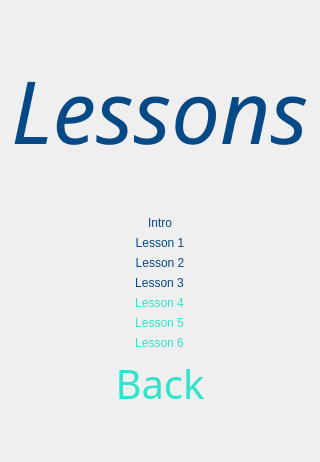
      <widget class="QWidget" name="lessonsPage">
       <property name="styleSheet">
        <string notr="true">#label_2{
	color:rgb(5, 73, 135);
	font: 87 italic 65pt &quot;Segoe UI Black&quot;;
}

#introLessonButton {
    background-color: Transparent;
    background-repeat:no-repeat;
    border: none;
    cursor:pointer;
    overflow: hidden;
    outline:none;
	font: 87 30pt &quot;Segoe UI Black&quot;;
	color:rgb(5, 73, 135);
}

#introLessonButton:hover{
    background-color: Transparent;
    background-repeat:no-repeat;
    border: none;
    cursor:pointer;
    overflow: hidden;
    outline:none;
	color:rgb(250, 204, 46);
	font: 87 30pt &quot;Segoe UI Black&quot;;
	text-shadow: 10px 0 0;
}

#lesson1Button {
    background-color: Transparent;
    background-repeat:no-repeat;
    border: none;
    cursor:pointer;
    overflow: hidden;
    outline:none;
	font: 87 30pt &quot;Segoe UI Black&quot;;
	color:rgb(5, 73, 135);
	text-shadow: 1px 0 0;
}

#lesson1Button:hover{
    background-color: Transparent;
    background-repeat:no-repeat;
    border: none;
    cursor:pointer;
    overflow: hidden;
    outline:none;
	color:rgb(250, 204, 46);
	font: 87 30pt &quot;Segoe UI Black&quot;;
	text-shadow: 1px 0 0;
}

#lesson2Button {
    background-color: Transparent;
    background-repeat:no-repeat;
    border: none;
    cursor:pointer;
    overflow: hidden;
    outline:none;
	font: 87 30pt &quot;Segoe UI Black&quot;;
	color:rgb(5, 73, 135);
	text-shadow: 1px 0 0;
}

#lesson2Button:hover{
    background-color: Transparent;
    background-repeat:no-repeat;
    border: none;
    cursor:pointer;
    overflow: hidden;
    outline:none;
	color:rgb(250, 204, 46);
	font: 87 30pt &quot;Segoe UI Black&quot;;
	text-shadow: 1px 0 0;
}

#lesson3Button {
    background-color: Transparent;
    background-repeat:no-repeat;
    border: none;
    cursor:pointer;
    overflow: hidden;
    outline:none;
	font: 87 30pt &quot;Segoe UI Black&quot;;
	color:rgb(5, 73, 135);
	text-shadow: 1px 0 0;
}

#lesson3Button:hover{
    background-color: Transparent;
    background-repeat:no-repeat;
    border: none;
    cursor:pointer;
    overflow: hidden;
    outline:none;
	color:rgb(250, 204, 46);
	font: 87 30pt &quot;Segoe UI Black&quot;;
	text-shadow: 1px 0 0;
}

#lesson4Button {
    background-color: Transparent;
    background-repeat:no-repeat;
    border: none;
    cursor:pointer;
    overflow: hidden;
    outline:none;
	font: 87 30pt &quot;Segoe UI Black&quot;;
	color:rgb(48, 227, 202);
	text-shadow: 1px 0 0;
}

#lesson4Button:hover{
    background-color: Transparent;
    background-repeat:no-repeat;
    border: none;
    cursor:pointer;
    overflow: hidden;
    outline:none;
	color:rgb(250, 204, 46);
	font: 87 30pt &quot;Segoe UI Black&quot;;
	text-shadow: 1px 0 0;
}

#lesson5Button {
    background-color: Transparent;
    background-repeat:no-repeat;
    border: none;
    cursor:pointer;
    overflow: hidden;
    outline:none;
	font: 87 30pt &quot;Segoe UI Black&quot;;
	color:rgb(48, 227, 202);
	text-shadow: 1px 0 0;
}

#lesson5Button:hover{
    background-color: Transparent;
    background-repeat:no-repeat;
    border: none;
    cursor:pointer;
    overflow: hidden;
    outline:none;
	color:rgb(250, 204, 46);
	font: 87 30pt &quot;Segoe UI Black&quot;;
	text-shadow: 1px 0 0;
}

#lesson6Button {
    background-color: Transparent;
    background-repeat:no-repeat;
    border: none;
    cursor:pointer;
    overflow: hidden;
    outline:none;
	font: 87 30pt &quot;Segoe UI Black&quot;;
	color:rgb(48, 227, 202);
	text-shadow: 1px 0 0;
}

#lesson6Button:hover{
    background-color: Transparent;
    background-repeat:no-repeat;
    border: none;
    cursor:pointer;
    overflow: hidden;
    outline:none;
	color:rgb(250, 204, 46);
	font: 87 30pt &quot;Segoe UI Black&quot;;
	text-shadow: 1px 0 0;
}

#backButtonLessonPage {
    background-color: Transparent;
    background-repeat:no-repeat;
    border: none;
    cursor:pointer;
    overflow: hidden;
    outline:none;
	font: 87 30pt &quot;Segoe UI Black&quot;;
	color:rgb(48, 227, 202);
	text-shadow: 1px;
}

#backButtonLessonPage:hover{
    background-color: Transparent;
    background-repeat:no-repeat;
    border: none;
    cursor:pointer;
    overflow: hidden;
    outline:none;
	color:rgb(255, 103, 53);
	font: 87 30pt &quot;Segoe UI Black&quot;;
	text-shadow: 1px;
}</string>
       </property>
       <layout class="QVBoxLayout" name="verticalLayout_3">
        <item>
         <spacer name="verticalSpacer_5">
          <property name="orientation">
           <enum>Qt::Vertical</enum>
          </property>
          <property name="sizeHint" stdset="0">
           <size>
            <width>20</width>
            <height>40</height>
           </size>
          </property>
         </spacer>
        </item>
        <item alignment="Qt::AlignHCenter">
         <widget class="QLabel" name="label_2">
          <property name="font">
           <font>
            <family>Segoe UI Black</family>
            <pointsize>65</pointsize>
            <weight>10</weight>
            <italic>true</italic>
            <bold>false</bold>
           </font>
          </property>
          <property name="text">
           <string>Lessons</string>
          </property>
         </widget>
        </item>
        <item>
         <spacer name="verticalSpacer_6">
          <property name="orientation">
           <enum>Qt::Vertical</enum>
          </property>
          <property name="sizeHint" stdset="0">
           <size>
            <width>20</width>
            <height>40</height>
           </size>
          </property>
         </spacer>
        </item>
        <item>
         <widget class="QPushButton" name="introLessonButton">
          <property name="text">
           <string>Intro</string>
          </property>
         </widget>
        </item>
        <item>
         <widget class="QPushButton" name="lesson1Button">
          <property name="text">
           <string>Lesson 1</string>
          </property>
          <property name="iconSize">
           <size>
            <width>24</width>
            <height>24</height>
           </size>
          </property>
         </widget>
        </item>
        <item>
         <widget class="QPushButton" name="lesson2Button">
          <property name="text">
           <string>Lesson 2</string>
          </property>
          <property name="iconSize">
           <size>
            <width>24</width>
            <height>24</height>
           </size>
          </property>
         </widget>
        </item>
        <item alignment="Qt::AlignHCenter">
         <widget class="QPushButton" name="lesson3Button">
          <property name="text">
           <string>Lesson 3</string>
          </property>
          <property name="iconSize">
           <size>
            <width>24</width>
            <height>24</height>
           </size>
          </property>
         </widget>
        </item>
        <item alignment="Qt::AlignHCenter">
         <widget class="QPushButton" name="lesson4Button">
          <property name="text">
           <string>Lesson 4</string>
          </property>
          <property name="iconSize">
           <size>
            <width>24</width>
            <height>24</height>
           </size>
          </property>
         </widget>
        </item>
        <item alignment="Qt::AlignHCenter">
         <widget class="QPushButton" name="lesson5Button">
          <property name="text">
           <string>Lesson 5</string>
          </property>
          <property name="iconSize">
           <size>
            <width>24</width>
            <height>24</height>
           </size>
          </property>
         </widget>
        </item>
        <item alignment="Qt::AlignHCenter">
         <widget class="QPushButton" name="lesson6Button">
          <property name="text">
           <string>Lesson 6</string>
          </property>
          <property name="iconSize">
           <size>
            <width>24</width>
            <height>24</height>
           </size>
          </property>
         </widget>
        </item>
        <item>
         <widget class="QPushButton" name="backButtonLessonPage">
          <property name="font">
           <font>
            <family>Segoe UI Black</family>
            <pointsize>30</pointsize>
            <weight>10</weight>
            <italic>false</italic>
            <bold>false</bold>
           </font>
          </property>
          <property name="text">
           <string>Back</string>
          </property>
         </widget>
        </item>
        <item>
         <spacer name="verticalSpacer_4">
          <property name="orientation">
           <enum>Qt::Vertical</enum>
          </property>
          <property name="sizeHint" stdset="0">
           <size>
            <width>20</width>
            <height>40</height>
           </size>
          </property>
         </spacer>
        </item>
       </layout>
      </widget>
